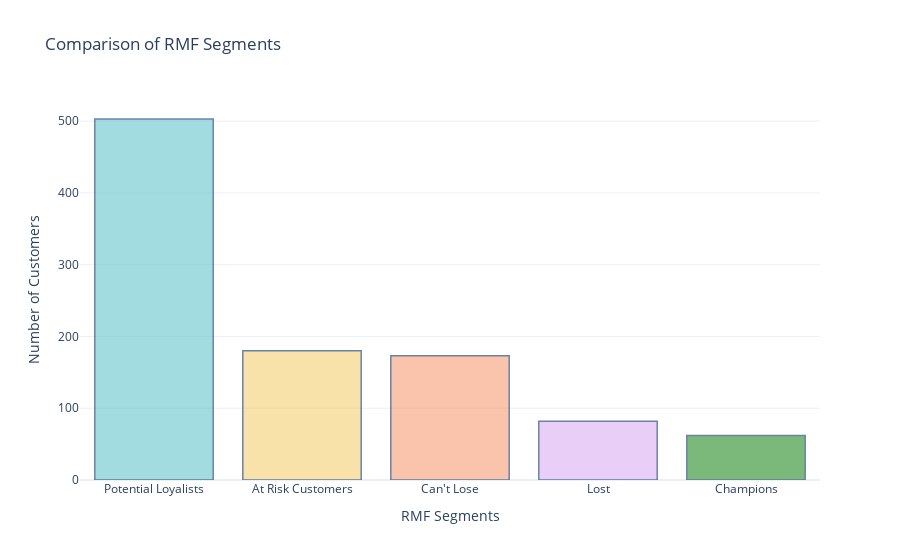

Notebook cell for this chart:
### Code cell
segment_counts = df['RMF_Customer_Segments'].value_counts()

# Bar Chart
fig = go.Figure(
    data=[
        go.Bar(x=segment_counts.index,
               y=segment_counts.values,
               marker=dict(color=pastel_colors))
    ]
)

# Highlight the Champions Segment
champ_color = 'rgb(34, 139, 34)'
fig.update_traces(
    marker_color=[
        champ_color if segment == 'Champions' else pastel_colors[i]
        for i, segment in enumerate(segment_counts.index)],
    marker_line_color='rgb(8, 48, 107)',
    marker_line_width=1.5, opacity=0.6
)

# Update the Layout
fig.update_layout(
    title='Comparison of RMF Segments',
    xaxis_title='RMF Segments',
    yaxis_title='Number of Customers',
    showlegend=False
)

fig.show()

### Figure 1 — Plotly figure (JSON) as saved in the notebook; plotly's stock layout.template omitted (floating-point values rounded to 4 significant figures)
{"data": [{"marker": {"color": ["rgb(102, 197, 204)", "rgb(246, 207, 113)", "rgb(248, 156, 116)", "rgb(220, 176, 242)", "rgb(34, 139, 34)"], "line": {"color": "rgb(8, 48, 107)", "width": 1.5}}, "opacity": 0.6, "type": "bar", "x": ["Potential Loyalists", "At Risk Customers", "Can't Lose", "Lost", "Champions"], "y": [503, 180, 173, 82, 62]}], "layout": {"showlegend": false, "title": {"text": "Comparison of RMF Segments"}, "xaxis": {"title": {"text": "RMF Segments"}}, "yaxis": {"title": {"text": "Number of Customers"}}}}
